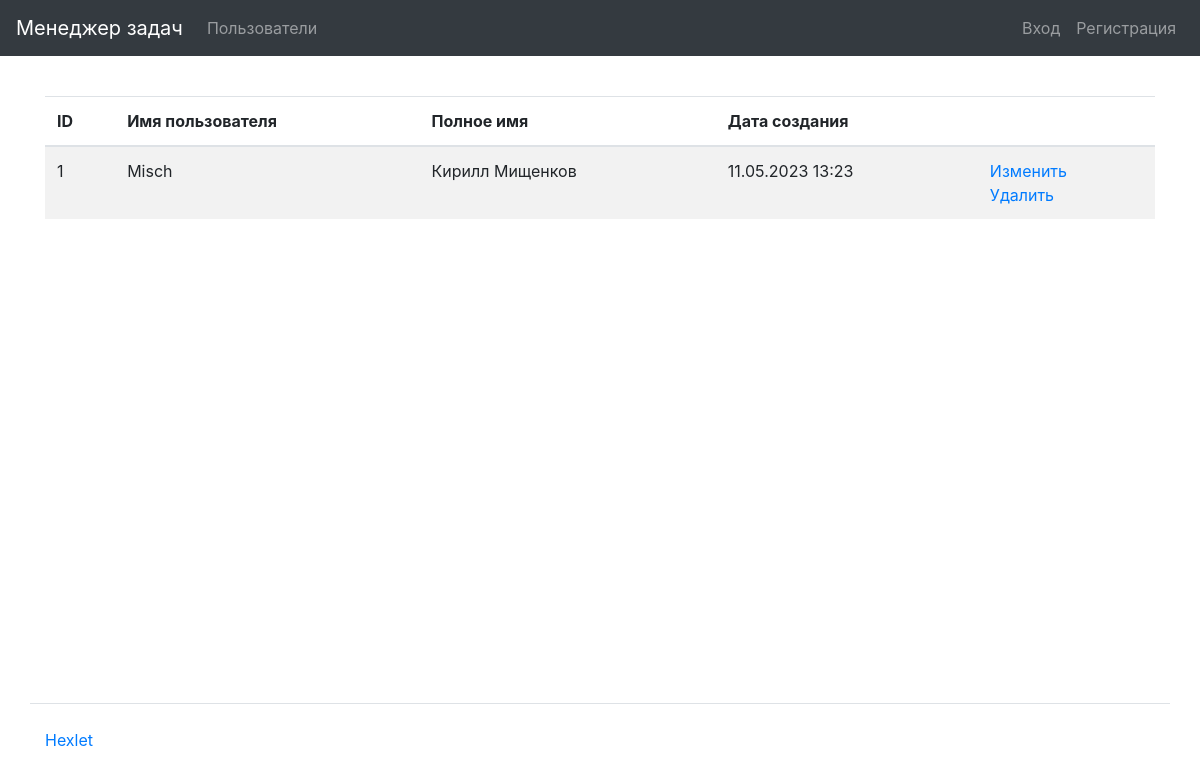
The app's page /users/, older data.
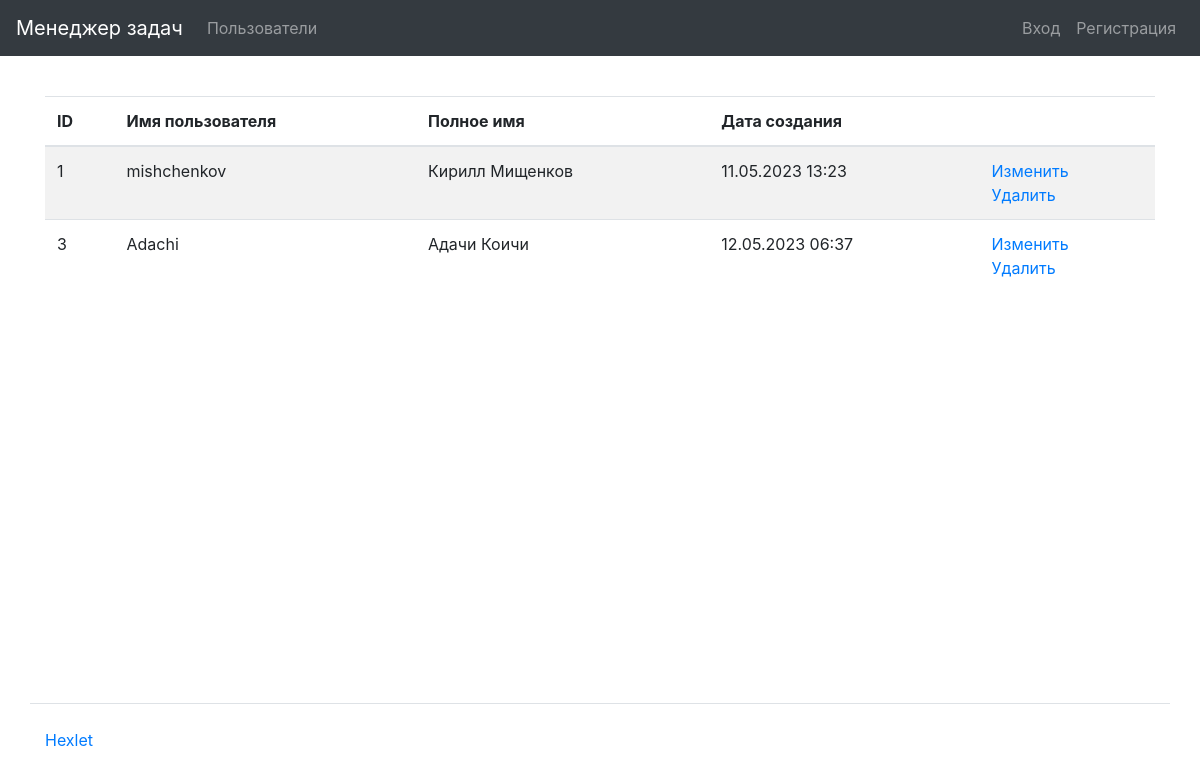
The same page, newer data.
### task_manager/users/models.py (models this page shows, shortened)
class User(AbstractUser):
    first_name = models.CharField(max_length=150)
    last_name = models.CharField(max_length=150)

### task_manager/users/views.py (the view)
# urls.py: path('', UsersListView.as_view(), name='users_list'),
class UsersListView(ListView):
    template_name = "users/list.html"
    context_object_name = 'users_list'
    def get_queryset(self):
            model = User
            return model.objects.all()

### task_manager/templates/users/list.html (shortened to what this page needs)
{% extends "base.html" %}
{% load bootstrap4 %}
{% load i18n %}
{% block content %}
    <table class="table table-striped">
        <thead>
            <tr>
                <th>ID</th>
                <th>{% trans 'Username' %}</th>
                <th>{% trans 'Full name' %}</th>
                <th>{% trans 'Creation date' %}</th>
                <th></th>
            </tr>
        </thead>
        <tbody>
            {% for user in users_list %}
                <tr>
                    <td>{{ user.id }}</td>
                    <td>{{ user.username }}</td>
                    <td>{{ user.first_name }} {{ user.last_name }}</td>
                    <td>{{ user.date_joined|date:"d.m.Y H:i" }}</td>
                    <td>
                      <a href="{% url 'user_update' user.id %}">{% trans 'Update' %}</a>
                      <br>
                      <a href="{% url 'user_delete' user.id %}">{% trans 'Delete' %}</a>
                    </td>
                </tr>
            {% endfor %}
        </tbody>
    </table>
{% endblock content %}

### task_manager/templates/base.html (shortened to what this page needs)
<!DOCTYPE html>
<html lang="en">
{% load i18n %}
{% get_current_language as LANGUAGE_CODE %}
{% load bootstrap4 %}
    <head>
        {% bootstrap_css %}
    </head>
    <body class="d-flex flex-column min-vh-100">
        <header>
            {% include 'navigation.html' %}
        </header>
        <main class="container wrapper flex-grow-1">
            {% block content %}{% endblock %}
        </main>
        <footer>
            {% include 'footer.html' %}
        </footer>
    </body>
</html>

### task_manager/templates/navigation.html (shortened to what this page needs)
{% load i18n %}
<nav class="navbar navbar-expand-md navbar-dark bg-dark mb-3">
    <a class="navbar-brand" href="{% url 'home' %}">{% trans "Task manager" %}</a>
    <div class="collapse navbar-collapse" id="navbarToggleExternalContent">
        <ul class="navbar-nav mr-auto">
            <li class="nav-item">
                <a class="nav-link" href="{% url 'users_list' %}">{% trans "Users" %}</a>
            </li>
        </ul>
        <ul class="navbar-nav">
            {% if user.is_authenticated %}
                <li class="nav-item">
                    <a class="nav-link" href="{% url 'logout' %}">{% trans "Log Out" %}</a>
                </li>
            {% else %}
                <li class="nav-item">
                    <a class="nav-link" href="{% url 'login' %}">{% trans "Log In" %}</a>
                </li>
                <li class="nav-item">
                    <a class="nav-link" href="{% url 'user_add' %}">{% trans "Sign Up" %}</a>
                </li>
            {% endif %}
        </ul>
    </div>
</nav>

### task_manager/templates/footer.html
{% load i18n %}
<div class="container my-5 pt-4 border-top">
    <a target="_blank" href="https://ru.hexlet.io">Hexlet</a>
</div>

Row changes from the older to the newer data that the page shows:
changed User "Кирилл": username "Misch" → "mishchenkov"
added User: id "3", username "Adachi", first_name "Адачи", last_name "Коичи", date_joined "12.05.2023 06:37"
